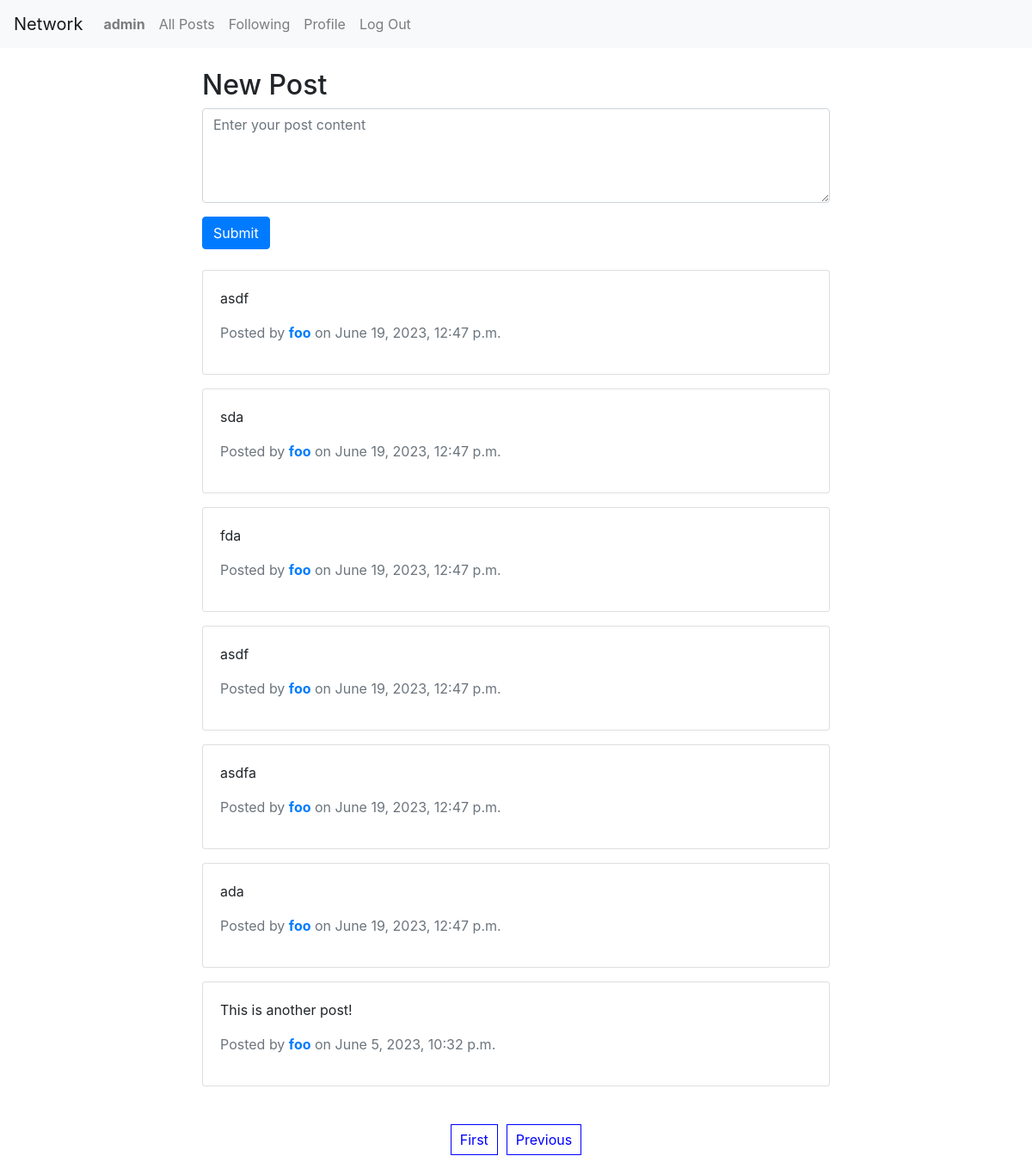
/following/?page=2 (signed in), run on the app's committed database.
### network/models.py (models this page shows, shortened)
class User(AbstractUser):
    followers = models.ManyToManyField('self', symmetrical=False, related_name='following')

class Post(models.Model):
    content = models.TextField()
    image = models.ImageField(upload_to='post_images/', blank=True, null=True)
    author = models.ForeignKey(User, on_delete=models.CASCADE)
    timestamp = models.DateTimeField(auto_now_add=True)
    likes = models.ManyToManyField(User, related_name='liked_posts', default=0)
    views = models.PositiveIntegerField(default=0)

### network/views.py (the view)
# urls.py: path('following/', views.following, name='following'),
def following(request):
    following_users = request.user.following.all()
    posts = Post.objects.filter(author__in=following_users).order_by('-timestamp')
    paginator = Paginator(posts, 10)  # Display 10 posts per page
    page_number = request.GET.get('page')
    page_posts = paginator.get_page(page_number)
    return render(request, "network/index.html", {
        "posts": page_posts,
        })

### network/templates/network/index.html (shortened to what this page needs)
{% extends "network/layout.html" %}
{% load crispy_forms_tags %}
 {% block body %}
<div class="container">
  {% if user.is_authenticated %}
  <div class="row mt-4">
    <div class="col-md-8 offset-md-2">
      <h2>New Post</h2>
      <form method="post" id="new-post-form" action="{% url 'create_post' %}">
        <div class="form-group">
          <textarea
            class="form-control"
            name="content"
            rows="4"
            placeholder="Enter your post content"
            required
          ></textarea>
        </div>
        <button type="submit" class="btn btn-primary">Submit</button>
      </form>
    </div>
  </div>
  {% endif %}
  <div class="row mt-4">
    <div class="col-md-8 offset-md-2">
      {% for post in posts %}
        <div class="card mb-3">
          <div class="card-body">
            <div id="post-{{ post.id }}" class="post">
              <p>{{ post.content }}</p>
            </div>
            <p class="text-muted">
              Posted by <strong><a href="{% url 'profile' post.author.id %}">{{ post.author.username }}</a></strong> on {{ post.timestamp }}
            </p>
          </div>
        </div>
        {% empty %}
        <p>No posts found.</p>
        {% endfor %}
    </div>
  </div>
  <div class="pagination">
    {% if posts.has_previous %}
      <a href="?page=1">First</a>
      <a href="?page={{ posts.previous_page_number }}">Previous</a>
    {% endif %}
  </div>
</div>
</div>
{% endblock %}

### network/templates/network/layout.html (shortened to what this page needs)
{% load static %}
<!DOCTYPE html>
<html lang="en">
  <head>
    <link
      rel="stylesheet"
      href="https://stackpath.bootstrapcdn.com/bootstrap/4.4.1/css/bootstrap.min.css"
    />
    <link href="{% static 'network/styles.css' %}" rel="stylesheet" />
  </head>
  <body>
    <nav class="navbar navbar-expand-lg navbar-light bg-light">
      <a class="navbar-brand" href="#">Network</a>
      <div>
        <ul class="navbar-nav mr-auto">
          {% if user.is_authenticated %}
          <li class="nav-item">
            <a class="nav-link" href="#"
              ><strong>{{ user.username }}</strong></a
            >
          </li>
          {% endif %}
          <li class="nav-item">
            <a class="nav-link" href="{% url 'index' %}">All Posts</a>
          </li>
          {% if user.is_authenticated %}
          <li class="nav-item">
            <a class="nav-link" href="{% url 'following' %}">Following</a>
          </li>
          <li class="nav-item">
            <a class="nav-link" href="{% url 'profile' user.id %}">Profile</a>
          </li>
          <li class="nav-item">
            <a class="nav-link" href="{% url 'logout' %}">Log Out</a>
          </li>
          {% endif %}
        </ul>
      </div>
    </nav>
    <div class="body">{% block body %} {% endblock %}</div>
  </body>
</html>

### network/templates/network/index.html (style rules this page uses)
.pagination { margin-top: 20px; display: flex; justify-content: center; align-items: center; padding: 8px 30px; }
.pagination a { display: inline-block; padding: 5px 10px; margin: 0 5px; border: 1px solid blue; color: blue; text-decoration: none; }

### data on the page
User: username "admin"
Post: content "asdf", author.username "foo", timestamp "June 19, 2023, 12:47 p.m."
Post: content "sda", author.username "foo", timestamp "June 19, 2023, 12:47 p.m."
Post: content "fda", author.username "foo", timestamp "June 19, 2023, 12:47 p.m."
Post: content "asdf", author.username "foo", timestamp "June 19, 2023, 12:47 p.m."
Post: content "asdfa", author.username "foo", timestamp "June 19, 2023, 12:47 p.m."
Post: content "ada", author.username "foo", timestamp "June 19, 2023, 12:47 p.m."
Post: content "This is another post!", author.username "foo", timestamp "June 5, 2023, 10:32 p.m."
